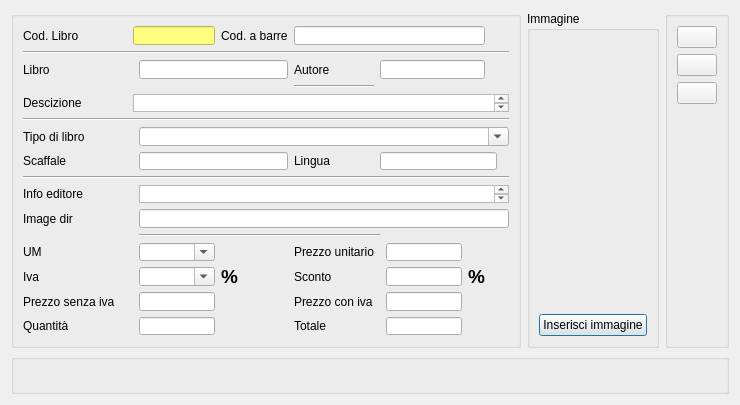
<?xml version="1.0" encoding="UTF-8"?>
<ui version="4.0">
 <class>fattura_rg_art</class>
 <widget class="QDialog" name="fattura_rg_art">
  <property name="geometry">
   <rect>
    <x>0</x>
    <y>0</y>
    <width>740</width>
    <height>405</height>
   </rect>
  </property>
  <property name="sizePolicy">
   <sizepolicy hsizetype="Preferred" vsizetype="Fixed">
    <horstretch>0</horstretch>
    <verstretch>0</verstretch>
   </sizepolicy>
  </property>
  <property name="maximumSize">
   <size>
    <width>16777215</width>
    <height>405</height>
   </size>
  </property>
  <property name="windowTitle">
   <string>Dialog</string>
  </property>
  <layout class="QGridLayout" name="gridLayout_3">
   <item row="0" column="0">
    <widget class="QGroupBox" name="groupBox">
     <property name="sizePolicy">
      <sizepolicy hsizetype="Preferred" vsizetype="Fixed">
       <horstretch>0</horstretch>
       <verstretch>0</verstretch>
      </sizepolicy>
     </property>
     <property name="minimumSize">
      <size>
       <width>442</width>
       <height>250</height>
      </size>
     </property>
     <property name="styleSheet">
      <string notr="true"/>
     </property>
     <layout class="QGridLayout" name="gridLayout_2">
      <item row="0" column="3" colspan="2">
       <widget class="QLineEdit" name="cod_art">
        <property name="sizePolicy">
         <sizepolicy hsizetype="Expanding" vsizetype="Minimum">
          <horstretch>0</horstretch>
          <verstretch>0</verstretch>
         </sizepolicy>
        </property>
        <property name="styleSheet">
         <string notr="true">background-color:rgb(255, 255, 127)</string>
        </property>
       </widget>
      </item>
      <item row="17" column="4">
       <widget class="QComboBox" name="comboBox">
        <property name="editable">
         <bool>true</bool>
        </property>
       </widget>
      </item>
      <item row="19" column="8">
       <widget class="QLineEdit" name="totale">
        <property name="sizePolicy">
         <sizepolicy hsizetype="Expanding" vsizetype="Minimum">
          <horstretch>0</horstretch>
          <verstretch>0</verstretch>
         </sizepolicy>
        </property>
       </widget>
      </item>
      <item row="8" column="0" colspan="14">
       <widget class="Line" name="line_5">
        <property name="orientation">
         <enum>Qt::Horizontal</enum>
        </property>
       </widget>
      </item>
      <item row="19" column="4">
       <widget class="QLineEdit" name="quant">
        <property name="sizePolicy">
         <sizepolicy hsizetype="Expanding" vsizetype="Minimum">
          <horstretch>0</horstretch>
          <verstretch>0</verstretch>
         </sizepolicy>
        </property>
       </widget>
      </item>
      <item row="18" column="6">
       <widget class="QLabel" name="label_8">
        <property name="text">
         <string>Prezzo con iva</string>
        </property>
       </widget>
      </item>
      <item row="10" column="7" colspan="5">
       <widget class="QLineEdit" name="lingua"/>
      </item>
      <item row="19" column="0">
       <widget class="QLabel" name="label_7">
        <property name="text">
         <string>Quantità</string>
        </property>
       </widget>
      </item>
      <item row="18" column="0">
       <widget class="QLabel" name="label_5">
        <property name="text">
         <string>Prezzo senza iva</string>
        </property>
       </widget>
      </item>
      <item row="10" column="4" colspan="2">
       <widget class="QLineEdit" name="scaffale"/>
      </item>
      <item row="17" column="6">
       <widget class="QLabel" name="label_10">
        <property name="text">
         <string>Sconto</string>
        </property>
       </widget>
      </item>
      <item row="2" column="0" colspan="14">
       <widget class="Line" name="line_3">
        <property name="orientation">
         <enum>Qt::Horizontal</enum>
        </property>
       </widget>
      </item>
      <item row="13" column="4" colspan="10">
       <widget class="QTextEdit" name="textEdit">
        <property name="sizePolicy">
         <sizepolicy hsizetype="Expanding" vsizetype="Preferred">
          <horstretch>0</horstretch>
          <verstretch>0</verstretch>
         </sizepolicy>
        </property>
       </widget>
      </item>
      <item row="17" column="0">
       <widget class="QLabel" name="label_4">
        <property name="text">
         <string>Iva</string>
        </property>
       </widget>
      </item>
      <item row="0" column="0" colspan="2">
       <widget class="QLabel" name="label_13">
        <property name="font">
         <font>
          <underline>false</underline>
         </font>
        </property>
        <property name="cursor">
         <cursorShape>ArrowCursor</cursorShape>
        </property>
        <property name="text">
         <string>Cod. Libro</string>
        </property>
       </widget>
      </item>
      <item row="5" column="0" colspan="2">
       <widget class="QLabel" name="label_15">
        <property name="text">
         <string>Descizione</string>
        </property>
       </widget>
      </item>
      <item row="13" column="0" colspan="4">
       <widget class="QLabel" name="label_16">
        <property name="text">
         <string>Info editore</string>
        </property>
       </widget>
      </item>
      <item row="10" column="0" colspan="2">
       <widget class="QLabel" name="label_17">
        <property name="text">
         <string>Scaffale</string>
        </property>
       </widget>
      </item>
      <item row="9" column="0" colspan="3">
       <widget class="QLabel" name="label_18">
        <property name="text">
         <string>Tipo di libro</string>
        </property>
       </widget>
      </item>
      <item row="11" column="0" colspan="14">
       <widget class="Line" name="line_6">
        <property name="sizePolicy">
         <sizepolicy hsizetype="Preferred" vsizetype="Fixed">
          <horstretch>0</horstretch>
          <verstretch>0</verstretch>
         </sizepolicy>
        </property>
        <property name="orientation">
         <enum>Qt::Horizontal</enum>
        </property>
       </widget>
      </item>
      <item row="5" column="3" colspan="11">
       <widget class="QTextEdit" name="descrizione">
        <property name="sizePolicy">
         <sizepolicy hsizetype="Expanding" vsizetype="Expanding">
          <horstretch>0</horstretch>
          <verstretch>10</verstretch>
         </sizepolicy>
        </property>
       </widget>
      </item>
      <item row="9" column="4" colspan="10">
       <widget class="QComboBox" name="comboBox_2">
        <property name="editable">
         <bool>true</bool>
        </property>
       </widget>
      </item>
      <item row="14" column="0" colspan="2">
       <widget class="QLabel" name="label_20">
        <property name="text">
         <string>Image dir</string>
        </property>
       </widget>
      </item>
      <item row="14" column="4" colspan="10">
       <widget class="QLineEdit" name="image_dir"/>
      </item>
      <item row="0" column="5">
       <widget class="QLabel" name="barre">
        <property name="text">
         <string>Cod. a barre</string>
        </property>
       </widget>
      </item>
      <item row="19" column="6">
       <widget class="QLabel" name="label_6">
        <property name="text">
         <string>Totale</string>
        </property>
       </widget>
      </item>
      <item row="17" column="9">
       <widget class="QLabel" name="label_11">
        <property name="font">
         <font>
          <family>Helvetica</family>
          <pointsize>14</pointsize>
          <weight>75</weight>
          <bold>true</bold>
         </font>
        </property>
        <property name="text">
         <string>%</string>
        </property>
       </widget>
      </item>
      <item row="17" column="5">
       <widget class="QLabel" name="label_9">
        <property name="font">
         <font>
          <family>Helvetica</family>
          <pointsize>14</pointsize>
          <weight>75</weight>
          <bold>true</bold>
         </font>
        </property>
        <property name="text">
         <string>%</string>
        </property>
       </widget>
      </item>
      <item row="16" column="0">
       <widget class="QLabel" name="label_14">
        <property name="text">
         <string>UM</string>
        </property>
       </widget>
      </item>
      <item row="18" column="4">
       <widget class="QLineEdit" name="p_s_iva">
        <property name="sizePolicy">
         <sizepolicy hsizetype="Expanding" vsizetype="Minimum">
          <horstretch>0</horstretch>
          <verstretch>0</verstretch>
         </sizepolicy>
        </property>
       </widget>
      </item>
      <item row="18" column="8">
       <widget class="QLineEdit" name="p_c_iva">
        <property name="sizePolicy">
         <sizepolicy hsizetype="Expanding" vsizetype="Minimum">
          <horstretch>0</horstretch>
          <verstretch>0</verstretch>
         </sizepolicy>
        </property>
       </widget>
      </item>
      <item row="17" column="8">
       <widget class="QLineEdit" name="sconto">
        <property name="sizePolicy">
         <sizepolicy hsizetype="Expanding" vsizetype="Minimum">
          <horstretch>0</horstretch>
          <verstretch>0</verstretch>
         </sizepolicy>
        </property>
       </widget>
      </item>
      <item row="15" column="4" colspan="4">
       <widget class="Line" name="line_2">
        <property name="orientation">
         <enum>Qt::Horizontal</enum>
        </property>
       </widget>
      </item>
      <item row="10" column="6">
       <widget class="QLabel" name="label_21">
        <property name="text">
         <string>Lingua</string>
        </property>
       </widget>
      </item>
      <item row="4" column="6">
       <widget class="Line" name="line_4">
        <property name="orientation">
         <enum>Qt::Horizontal</enum>
        </property>
       </widget>
      </item>
      <item row="16" column="4">
       <widget class="QComboBox" name="um">
        <property name="editable">
         <bool>true</bool>
        </property>
       </widget>
      </item>
      <item row="3" column="0">
       <widget class="QLabel" name="label_12">
        <property name="text">
         <string>Libro</string>
        </property>
       </widget>
      </item>
      <item row="3" column="6">
       <widget class="QLabel" name="label_19">
        <property name="text">
         <string>Autore</string>
        </property>
       </widget>
      </item>
      <item row="0" column="6" colspan="4">
       <widget class="QLineEdit" name="cod_barre">
        <property name="text">
         <string/>
        </property>
       </widget>
      </item>
      <item row="3" column="4" colspan="2">
       <widget class="QLineEdit" name="art_nom">
        <property name="sizePolicy">
         <sizepolicy hsizetype="Expanding" vsizetype="Minimum">
          <horstretch>0</horstretch>
          <verstretch>0</verstretch>
         </sizepolicy>
        </property>
       </widget>
      </item>
      <item row="3" column="7" colspan="3">
       <widget class="QLineEdit" name="autore"/>
      </item>
      <item row="16" column="6">
       <widget class="QLabel" name="label">
        <property name="text">
         <string>Prezzo unitario</string>
        </property>
       </widget>
      </item>
      <item row="16" column="8">
       <widget class="QLineEdit" name="pr_unit"/>
      </item>
     </layout>
    </widget>
   </item>
   <item row="0" column="1">
    <widget class="QGroupBox" name="groupBox_3">
     <property name="title">
      <string>Immagine</string>
     </property>
     <layout class="QGridLayout" name="gridLayout_4">
      <item row="0" column="0">
       <widget class="QLabel" name="dir_image">
        <property name="text">
         <string/>
        </property>
       </widget>
      </item>
      <item row="1" column="0">
       <widget class="QPushButton" name="ins_image">
        <property name="text">
         <string>Inserisci immagine</string>
        </property>
       </widget>
      </item>
     </layout>
    </widget>
   </item>
   <item row="0" column="2">
    <widget class="QGroupBox" name="groupBox_2">
     <property name="title">
      <string/>
     </property>
     <layout class="QGridLayout" name="gridLayout">
      <item row="2" column="0">
       <widget class="QPushButton" name="aggiorna">
        <property name="text">
         <string/>
        </property>
        <property name="icon">
         <iconset resource="../biblio.qrc">
          <normaloff>:/images/view-refresh.png</normaloff>:/images/view-refresh.png</iconset>
        </property>
       </widget>
      </item>
      <item row="3" column="0">
       <widget class="QPushButton" name="exit_art">
        <property name="toolTip">
         <string>Esci</string>
        </property>
        <property name="text">
         <string/>
        </property>
        <property name="icon">
         <iconset resource="../biblio.qrc">
          <normaloff>:/images/dialog-close.png</normaloff>:/images/dialog-close.png</iconset>
        </property>
       </widget>
      </item>
      <item row="1" column="0">
       <widget class="QPushButton" name="agg_art">
        <property name="toolTip">
         <string>Salva</string>
        </property>
        <property name="text">
         <string/>
        </property>
        <property name="icon">
         <iconset resource="../biblio.qrc">
          <normaloff>:/images/document-save.png</normaloff>:/images/document-save.png</iconset>
        </property>
       </widget>
      </item>
      <item row="4" column="0">
       <spacer name="verticalSpacer">
        <property name="orientation">
         <enum>Qt::Vertical</enum>
        </property>
        <property name="sizeHint" stdset="0">
         <size>
          <width>20</width>
          <height>40</height>
         </size>
        </property>
       </spacer>
      </item>
     </layout>
    </widget>
   </item>
   <item row="1" column="0" colspan="3">
    <widget class="QGroupBox" name="groupBox_4">
     <property name="minimumSize">
      <size>
       <width>0</width>
       <height>40</height>
      </size>
     </property>
     <property name="maximumSize">
      <size>
       <width>16777215</width>
       <height>40</height>
      </size>
     </property>
     <property name="sizeIncrement">
      <size>
       <width>0</width>
       <height>40</height>
      </size>
     </property>
     <property name="baseSize">
      <size>
       <width>0</width>
       <height>40</height>
      </size>
     </property>
     <property name="title">
      <string/>
     </property>
     <layout class="QGridLayout" name="gridLayout_6">
      <item row="0" column="0">
       <layout class="QGridLayout" name="gridLayout_5">
        <item row="0" column="0">
         <widget class="QLabel" name="testo_show">
          <property name="text">
           <string/>
          </property>
         </widget>
        </item>
       </layout>
      </item>
     </layout>
    </widget>
   </item>
  </layout>
 </widget>
 <tabstops>
  <tabstop>cod_art</tabstop>
  <tabstop>cod_barre</tabstop>
  <tabstop>art_nom</tabstop>
  <tabstop>autore</tabstop>
  <tabstop>descrizione</tabstop>
  <tabstop>comboBox_2</tabstop>
  <tabstop>scaffale</tabstop>
  <tabstop>lingua</tabstop>
  <tabstop>textEdit</tabstop>
  <tabstop>image_dir</tabstop>
  <tabstop>um</tabstop>
  <tabstop>pr_unit</tabstop>
  <tabstop>comboBox</tabstop>
  <tabstop>sconto</tabstop>
  <tabstop>p_s_iva</tabstop>
  <tabstop>p_c_iva</tabstop>
  <tabstop>quant</tabstop>
  <tabstop>totale</tabstop>
  <tabstop>ins_image</tabstop>
  <tabstop>agg_art</tabstop>
  <tabstop>aggiorna</tabstop>
  <tabstop>exit_art</tabstop>
 </tabstops>
 <resources>
  <include location="../biblio.qrc"/>
 </resources>
 <connections/>
</ui>
